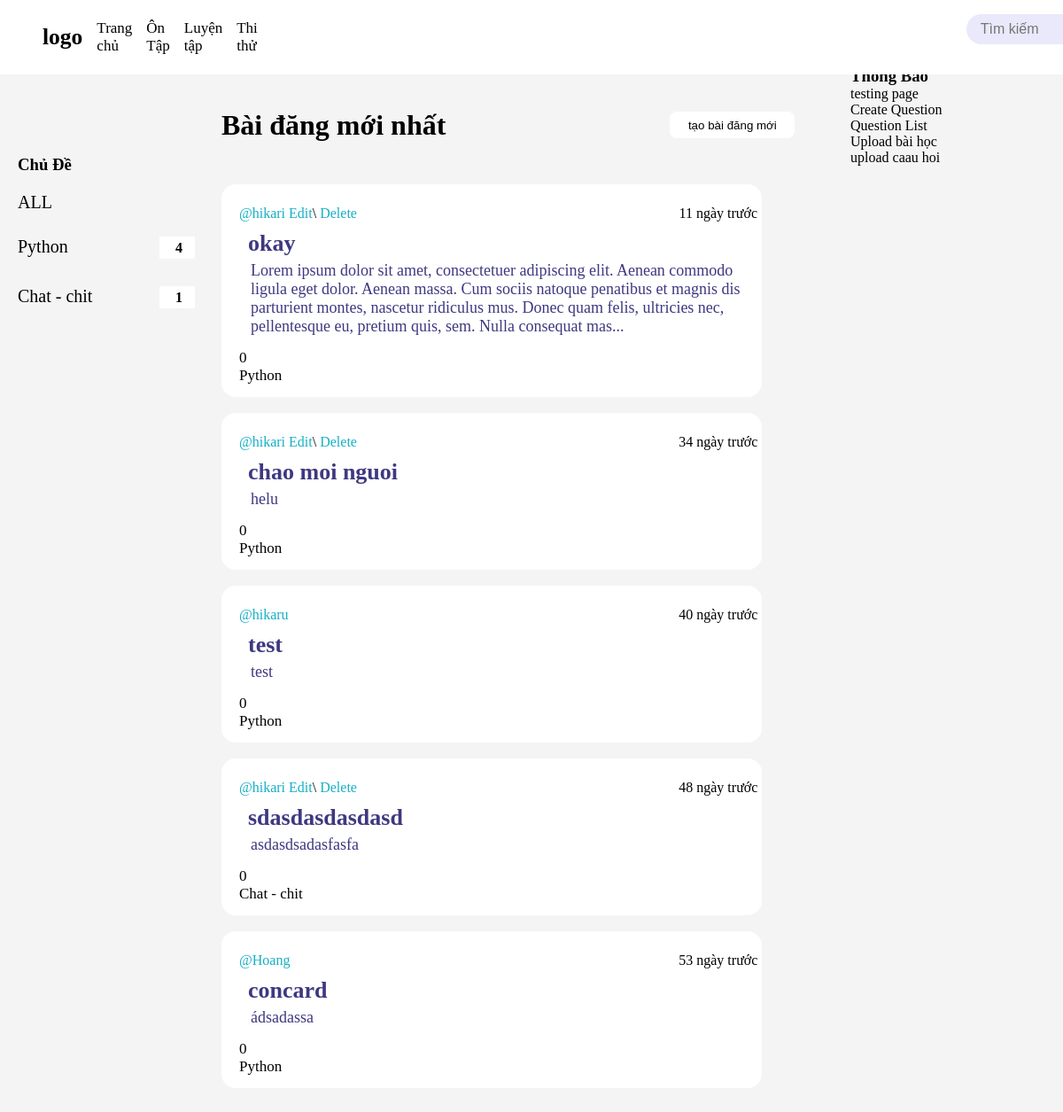
The app's page / (signed in) with its own data.
### base/models.py (models this page shows, shortened)
class Topic(models.Model):
    name = models.CharField(max_length=200)
    description = models.TextField(null = True, blank = True)
    def room_count(self):
        return self.room_set.count()

class Room(models.Model):
    host = models.ForeignKey(User, on_delete=models.SET_NULL, null = True)
    topic = models.ForeignKey(Topic, on_delete=models.SET_NULL, null = True)
    name= models.CharField(max_length=200)
    description = models.TextField(null = True, blank = True)
    updated = models.DateTimeField(auto_now=True)
    created = models.DateTimeField(auto_now_add=True)
    class Meta:
        ordering = ["-updated", "-created"]

### base/views.py (the view)
# urls.py: path('', views.home , name="home"),
def home(request):
    q = request.GET.get('q') if request.GET.get('q') != None else ''
    rooms = Room.objects.filter(
        Q(topic__name__icontains = q) |
        Q(name__icontains=q) |
        Q(description__icontains=q)
        )
    topics = Topic.objects.all()
    context = {'rooms': rooms , 'topics':topics,}
    return render(request, 'base/home.html', context)

### study/templatetags/custom_filter.py (called while the page is built)
@register.filter
def days_since(value):
    if not value:
        return ""
    now = timezone.now()
    delta = now - value
    days = delta.days
    if days == 0:
        return "Hôm nay"
    elif days == 1:
        return "1 ngày trước"
    else:
        return f"{days} ngày trước"

### base/templates/base/home.html
{% extends 'main.html' %}
{% block content %}
{% load static %}
{% if request.session.theme == 'dark' %}
<link rel="stylesheet" href="{% static 'styles/dark.css' %}">
{% else %}
<link rel="stylesheet" href="{% static 'styles/light.css' %}">
{% endif %}
<div class="home-container">
    <div class ="left_bar" >
        {% include 'base/topic_bar.html' %}
    </div>
    <div class="room_display">
        <div class="home_head_page">
            <h1>Bài đăng mới nhất</h1>
            <div class="room_create">
                <a href="{%url 'create-room'%}"><button>tạo bài đăng mới</button></a>
            </div>
        </div>
        <div>
        {%include 'base/feed_composnent.html'%}
        </div>
    </div>
    <div class="right_bar">
        {%include 'base/notification_bar.html'%}
    </div>
</div>
{% endblock content %}

### base/templates/base/topic_bar.html (shortened to what this page needs)
{%block content%}
{% load static %}
{% if request.session.theme == 'dark' %}
<link rel="stylesheet" href="{% static 'styles/dark.css' %}">
{% else %}
<link rel="stylesheet" href="{% static 'styles/light.css' %}">
{% endif %}
<div class="topic_wraper">
    <h3>Chủ Đề</h3>
    <div class="topic_all">
        <a href="{%url 'home'%}">ALL</a>
    </div>
    <div class="topic_display">
        {%for topic in topics%}
            <div class="topic_name">
                <a href="{%url 'home'%}?q={{topic.name}}">{{topic.name}}</a>
                <div class="topic_rc">
                    <p>{{topic.room_count}}</p>
                </div>
            </div>
            <br>
        {%endfor%}
    </div>
</div>
{%endblock%}

### base/templates/base/feed_composnent.html (shortened to what this page needs)
{% load static %}
{% load custom_filter %}
{% if request.session.theme == 'dark' %}
<link rel="stylesheet" href="{% static 'styles/dark.css' %}">
{% else %}
<link rel="stylesheet" href="{% static 'styles/light.css' %}">
{% endif %}
<div class="room">
    {%for room in rooms%}
        <div class = "post">
            <div class = "top_section">
                <div class = "post_edit">
                    <a href="{%url 'profile' room.host.id %}">@{{room.host.username}} </a>
                    {%if request.user == room.host%}
                    <a href="{% url 'update-room' room.id %}">Edit</a>\
                    <a href="{% url 'delete-room' room.id %}">Delete</a>
                    {%endif%}
                </div>
                <p>{{ room.created|days_since }}</p>
            </div>
            <div class="middle_section">
                <a href="{% url 'room' room.id %} ">
                    <h3> {{room.name}}</h3>
                    {% if room.description|length > 280 %}
                    <p id="short-description">{{ room.description|slice:":280" }}...</p>
                    {% else %}
                        <p>{{ room.description }}</p>
                    {% endif %}
                </a>
            </div>
            <div class="bottom_section">
                {%if comment_count != 0%}
                <p>0</p>
                {%else%}
                <p>{{comment_count}}</p>
                {%endif%}
                <p>{{room.topic.name}}</p>
            </div>
        </div>
        <br>
    {%endfor%}
</div>

### static/styles/light.css (style rules this page uses)
body { background-color: #f4f4f4; padding-top: 75px; }
* { margin: 0; padding: 0; box-sizing: border-box; }
a { text-decoration: none; color: black; }
.post { animation: fadeIn 0.5s ease; }
.home-container { display: grid; grid-template-columns: 1fr 3fr 1fr; }
.home_head_page { display: grid; height: 100%; grid-template-columns: 5fr 3fr; align-items: center; }
.room_display { display: grid; grid-template-rows: 0.8fr 5fr; padding-left: 10px; overflow-y: auto; scroll-behavior: smooth; }
.right_bar, .left_bar { overflow: hidden; top: 0; bottom: 0; }
.right_bar { right: 0; }
.left_bar { left: 0; }
.room_create { display: flex; justify-content: center; align-items: center; }
.room_create button { height: 30px; width: 141px; border-radius: 8px; background-color: #ffffff; border: #ffff; }
.topic_wraper { display: block; padding: 20px; padding-top: 100px; }
.topic_display { padding-top: 12px; }
.topic_name { display: grid; grid-template-columns: 4fr 1fr; margin-top: 15px; }
.topic_name a { outline: none; color: black; text-decoration: none; font-family:'Sansation'; font-size: 20px; }
.topic_rc { display: flex; background-color: #ffff; height: 110%; align-items: center; }
.topic_rc p { padding-left: 45%; font-family:'Sansation'; font-weight: bold; }
.topic_all { color: black; text-decoration: none; font-family:'Sansation'; font-size: 20px; margin-top: 20px; }
.post { background-color: #ffffff; margin-right: 100px; padding-left: 20px; padding-top: 14px; padding-bottom: 14px; border-radius: 16px; }
.top_section { display: grid; grid-template-columns: 5fr 1fr; padding-bottom: 10px; padding-top: 10px; }
.top_section a { color: #14B0C5; }
.top_section p { justify-self: center; }
.middle_section { padding-left:10px; padding-bottom: 10px; padding-right: 10px; }
.middle_section h3 { color: #3E3880; font-size: 26px; font-weight: bold; padding-bottom: 5px; }
.middle_section p { color: #3E3880; font-size: 18px; padding-left: 3px; }
.bottom_section { padding-top:5px; font-size: 17px; }

### records on screen
Topic: name "Python", room_count "4"
Topic: name "Chat - chit", room_count "1"
Room: host.username "hikari", shows "Edit", created|days_since "11 ngày trước", name "okay", description "Lorem ipsum dolor sit amet, consectetuer adipiscing elit. Aenean commodo ligula eget dolor. Aenean massa. Cum sociis natoque penatibus et magnis dis parturient montes, nascetur ridiculus mus. Donec quam felis, ultricies nec, pellentesque eu, pretium quis, sem. Nulla consequat mas", topic.name "Python"
Room: host.username "hikari", shows "Edit", created|days_since "34 ngày trước", name "chao moi nguoi", description "helu", topic.name "Python"
Room: host.username "hikaru", created|days_since "40 ngày trước", name "test", description "test", topic.name "Python"
Room: host.username "hikari", shows "Edit", created|days_since "48 ngày trước", name "sdasdasdasdasd", description "asdasdsadasfasfa", topic.name "Chat - chit"
Room: host.username "Hoang", created|days_since "53 ngày trước", name "concard", description "ádsadassa", topic.name "Python"
